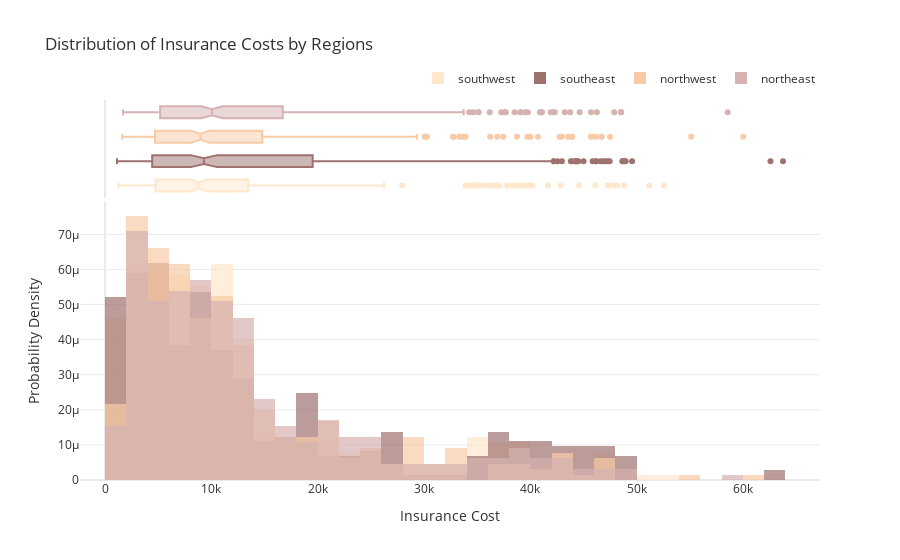

Source (notebook cell):
### Code cell
distribution_cost_region=px.histogram(insurance_df, x='charges', color='region', opacity=0.7, barmode='overlay',
                 histnorm='probability density', marginal='box', 
                 title="Distribution of Insurance Costs by Regions",
                 color_discrete_sequence=["#FFE7CC", "#9E726F", "#F8CBA6", "#D6B2B1"]) 
distribution_cost_region.update_layout(font_color="#303030", xaxis_title='Insurance Cost',
                  yaxis=dict(title='Probability Density', gridcolor='#EAEAEA', zerolinecolor='#EAEAEA'),
                  legend=dict(orientation="h", yanchor="bottom", y=1.02, xanchor="right", x=1, title=""))
distribution_cost_region.update_xaxes(showgrid=False, zerolinecolor='#EAEAEA')
distribution_cost_region.show()

### Figure 1 — Plotly figure (JSON) as saved in the notebook; plotly's stock layout.template omitted (floating-point values rounded to 4 significant figures; data arrays with more than 128 entries replaced by an {"elided": "..."} marker saying what was removed)
{"data": [{"alignmentgroup": "True", "bingroup": "x", "histnorm": "probability density", "hovertemplate": "region=southwest<br>charges=%{x}<br>probability density=%{y}<extra></extra>", "legendgroup": "southwest", "marker": {"color": "#FFE7CC", "opacity": 0.7, "pattern": {"shape": ""}}, "name": "southwest", "offsetgroup": "southwest", "orientation": "v", "showlegend": true, "type": "histogram", "x": {"elided": "325 float values"}, "xaxis": "x", "yaxis": "y"}, {"alignmentgroup": "True", "hovertemplate": "region=southwest<br>charges=%{x}<extra></extra>", "legendgroup": "southwest", "marker": {"color": "#FFE7CC"}, "name": "southwest", "notched": true, "offsetgroup": "southwest", "showlegend": false, "type": "box", "x": {"elided": "325 float values"}, "xaxis": "x2", "yaxis": "y2"}, {"alignmentgroup": "True", "bingroup": "x", "histnorm": "probability density", "hovertemplate": "region=southeast<br>charges=%{x}<br>probability density=%{y}<extra></extra>", "legendgroup": "southeast", "marker": {"color": "#9E726F", "opacity": 0.7, "pattern": {"shape": ""}}, "name": "southeast", "offsetgroup": "southeast", "orientation": "v", "showlegend": true, "type": "histogram", "x": {"elided": "364 float values"}, "xaxis": "x", "yaxis": "y"}, {"alignmentgroup": "True", "hovertemplate": "region=southeast<br>charges=%{x}<extra></extra>", "legendgroup": "southeast", "marker": {"color": "#9E726F"}, "name": "southeast", "notched": true, "offsetgroup": "southeast", "showlegend": false, "type": "box", "x": {"elided": "364 float values"}, "xaxis": "x2", "yaxis": "y2"}, {"alignmentgroup": "True", "bingroup": "x", "histnorm": "probability density", "hovertemplate": "region=northwest<br>charges=%{x}<br>probability density=%{y}<extra></extra>", "legendgroup": "northwest", "marker": {"color": "#F8CBA6", "opacity": 0.7, "pattern": {"shape": ""}}, "name": "northwest", "offsetgroup": "northwest", "orientation": "v", "showlegend": true, "type": "histogram", "x": {"elided": "325 float values"}, "xaxis": "x", "yaxis": "y"}, {"alignmentgroup": "True", "hovertemplate": "region=northwest<br>charges=%{x}<extra></extra>", "legendgroup": "northwest", "marker": {"color": "#F8CBA6"}, "name": "northwest", "notched": true, "offsetgroup": "northwest", "showlegend": false, "type": "box", "x": {"elided": "325 float values"}, "xaxis": "x2", "yaxis": "y2"}, {"alignmentgroup": "True", "bingroup": "x", "histnorm": "probability density", "hovertemplate": "region=northeast<br>charges=%{x}<br>probability density=%{y}<extra></extra>", "legendgroup": "northeast", "marker": {"color": "#D6B2B1", "opacity": 0.7, "pattern": {"shape": ""}}, "name": "northeast", "offsetgroup": "northeast", "orientation": "v", "showlegend": true, "type": "histogram", "x": {"elided": "324 float values"}, "xaxis": "x", "yaxis": "y"}, {"alignmentgroup": "True", "hovertemplate": "region=northeast<br>charges=%{x}<extra></extra>", "legendgroup": "northeast", "marker": {"color": "#D6B2B1"}, "name": "northeast", "notched": true, "offsetgroup": "northeast", "showlegend": false, "type": "box", "x": {"elided": "324 float values"}, "xaxis": "x2", "yaxis": "y2"}], "layout": {"autosize": true, "barmode": "overlay", "font": {"color": "#303030"}, "legend": {"orientation": "h", "title": {"text": ""}, "tracegroupgap": 0, "x": 1, "xanchor": "right", "y": 1.02, "yanchor": "bottom"}, "title": {"text": "Distribution of Insurance Costs by Regions"}, "xaxis": {"anchor": "y", "autorange": true, "domain": [0, 1], "range": [-2359.0, 67250.0], "showgrid": false, "title": {"text": "Insurance Cost"}, "type": "linear", "zerolinecolor": "#EAEAEA"}, "xaxis2": {"anchor": "y2", "autorange": true, "domain": [0, 1], "matches": "x", "range": [-2359.0, 67250.0], "showgrid": false, "showticklabels": false, "type": "linear", "zerolinecolor": "#EAEAEA"}, "yaxis": {"anchor": "x", "autorange": true, "domain": [0, 0.7326], "gridcolor": "#EAEAEA", "range": [0, 7.935e-05], "title": {"text": "Probability Density"}, "zerolinecolor": "#EAEAEA"}, "yaxis2": {"anchor": "x2", "autorange": true, "domain": [0.7426, 1], "matches": "y2", "range": [-0.5, 3.5], "showgrid": false, "showline": false, "showticklabels": false, "ticks": "", "type": "category"}}}
